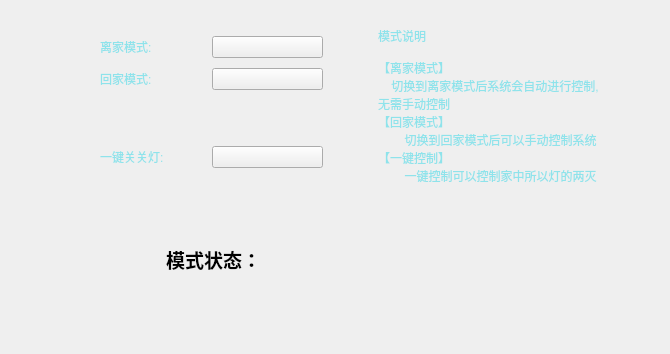
<?xml version="1.0" encoding="UTF-8"?>
<ui version="4.0">
 <class>ModelChooseWidget</class>
 <widget class="QWidget" name="ModelChooseWidget">
  <property name="geometry">
   <rect>
    <x>0</x>
    <y>0</y>
    <width>670</width>
    <height>354</height>
   </rect>
  </property>
  <property name="windowTitle">
   <string>Form</string>
  </property>
  <layout class="QVBoxLayout" name="verticalLayout_4">
   <item>
    <spacer name="verticalSpacer">
     <property name="orientation">
      <enum>Qt::Vertical</enum>
     </property>
     <property name="sizeType">
      <enum>QSizePolicy::Maximum</enum>
     </property>
     <property name="sizeHint" stdset="0">
      <size>
       <width>20</width>
       <height>16</height>
      </size>
     </property>
    </spacer>
   </item>
   <item>
    <layout class="QVBoxLayout" name="verticalLayout_3">
     <item>
      <layout class="QHBoxLayout" name="horizontalLayout_2">
       <property name="spacing">
        <number>6</number>
       </property>
       <item>
        <spacer name="horizontalSpacer_2">
         <property name="orientation">
          <enum>Qt::Horizontal</enum>
         </property>
         <property name="sizeType">
          <enum>QSizePolicy::Maximum</enum>
         </property>
         <property name="sizeHint" stdset="0">
          <size>
           <width>80</width>
           <height>20</height>
          </size>
         </property>
        </spacer>
       </item>
       <item>
        <layout class="QVBoxLayout" name="verticalLayout">
         <property name="spacing">
          <number>30</number>
         </property>
         <item>
          <widget class="QWidget" name="widget_model_widget_up" native="true">
           <layout class="QGridLayout" name="gridLayout">
            <property name="horizontalSpacing">
             <number>0</number>
            </property>
            <property name="verticalSpacing">
             <number>10</number>
            </property>
            <item row="0" column="0">
             <widget class="QLabel" name="label_leave_model">
              <property name="styleSheet">
               <string notr="true">color: rgb(142, 227, 235);
font: 14pt &quot;微软雅黑&quot;;</string>
              </property>
              <property name="text">
               <string>离家模式:</string>
              </property>
             </widget>
            </item>
            <item row="1" column="0">
             <widget class="QLabel" name="label_go_model">
              <property name="styleSheet">
               <string notr="true">color: rgb(142, 227, 235);
font: 14pt &quot;微软雅黑&quot;;</string>
              </property>
              <property name="text">
               <string>回家模式:</string>
              </property>
             </widget>
            </item>
            <item row="1" column="1">
             <widget class="QPushButton" name="pbn_go_home">
              <property name="text">
               <string/>
              </property>
             </widget>
            </item>
            <item row="0" column="1">
             <widget class="QPushButton" name="pbn_leve_home">
              <property name="text">
               <string/>
              </property>
             </widget>
            </item>
           </layout>
          </widget>
         </item>
         <item>
          <widget class="QWidget" name="widget_model_widget_down" native="true">
           <layout class="QHBoxLayout" name="horizontalLayout">
            <property name="spacing">
             <number>0</number>
            </property>
            <item>
             <widget class="QLabel" name="label_led_note">
              <property name="styleSheet">
               <string notr="true">color: rgb(142, 227, 235);
font: 14pt &quot;微软雅黑&quot;;</string>
              </property>
              <property name="text">
               <string>一键关关灯:</string>
              </property>
             </widget>
            </item>
            <item>
             <widget class="QPushButton" name="pbn_key_led">
              <property name="text">
               <string/>
              </property>
             </widget>
            </item>
           </layout>
          </widget>
         </item>
        </layout>
       </item>
       <item>
        <spacer name="horizontalSpacer_3">
         <property name="orientation">
          <enum>Qt::Horizontal</enum>
         </property>
         <property name="sizeType">
          <enum>QSizePolicy::Maximum</enum>
         </property>
         <property name="sizeHint" stdset="0">
          <size>
           <width>40</width>
           <height>20</height>
          </size>
         </property>
        </spacer>
       </item>
       <item>
        <widget class="QLabel" name="label_text">
         <property name="styleSheet">
          <string notr="true">font: 12pt &quot;Abyssinica SIL&quot;;
color: rgb(142, 227, 235);</string>
         </property>
         <property name="text">
          <string>模式说明

【离家模式】
    切换到离家模式后系统会自动进行控制,     
无需手动控制
【回家模式】
        切换到回家模式后可以手动控制系统
【一键控制】
        一键控制可以控制家中所以灯的两灭</string>
         </property>
         <property name="textFormat">
          <enum>Qt::PlainText</enum>
         </property>
         <property name="alignment">
          <set>Qt::AlignLeading|Qt::AlignLeft|Qt::AlignVCenter</set>
         </property>
        </widget>
       </item>
       <item>
        <spacer name="horizontalSpacer">
         <property name="orientation">
          <enum>Qt::Horizontal</enum>
         </property>
         <property name="sizeType">
          <enum>QSizePolicy::Maximum</enum>
         </property>
         <property name="sizeHint" stdset="0">
          <size>
           <width>40</width>
           <height>20</height>
          </size>
         </property>
        </spacer>
       </item>
      </layout>
     </item>
     <item>
      <widget class="QWidget" name="model_state_widget" native="true">
       <layout class="QVBoxLayout" name="verticalLayout_2">
        <item>
         <layout class="QHBoxLayout" name="horizontalLayout_3">
          <item>
           <spacer name="horizontalSpacer_4">
            <property name="orientation">
             <enum>Qt::Horizontal</enum>
            </property>
            <property name="sizeHint" stdset="0">
             <size>
              <width>40</width>
              <height>20</height>
             </size>
            </property>
           </spacer>
          </item>
          <item>
           <widget class="QLabel" name="label">
            <property name="minimumSize">
             <size>
              <width>111</width>
              <height>31</height>
             </size>
            </property>
            <property name="font">
             <font>
              <family>宋体</family>
              <pointsize>14</pointsize>
              <weight>75</weight>
              <bold>true</bold>
             </font>
            </property>
            <property name="text">
             <string>模式状态：</string>
            </property>
           </widget>
          </item>
          <item>
           <widget class="QLabel" name="model_state_label">
            <property name="minimumSize">
             <size>
              <width>221</width>
              <height>41</height>
             </size>
            </property>
            <property name="font">
             <font>
              <family>宋体</family>
              <pointsize>14</pointsize>
              <weight>75</weight>
              <bold>true</bold>
             </font>
            </property>
            <property name="text">
             <string/>
            </property>
           </widget>
          </item>
          <item>
           <spacer name="horizontalSpacer_5">
            <property name="orientation">
             <enum>Qt::Horizontal</enum>
            </property>
            <property name="sizeHint" stdset="0">
             <size>
              <width>40</width>
              <height>20</height>
             </size>
            </property>
           </spacer>
          </item>
         </layout>
        </item>
       </layout>
      </widget>
     </item>
    </layout>
   </item>
   <item>
    <spacer name="verticalSpacer_2">
     <property name="orientation">
      <enum>Qt::Vertical</enum>
     </property>
     <property name="sizeType">
      <enum>QSizePolicy::Maximum</enum>
     </property>
     <property name="sizeHint" stdset="0">
      <size>
       <width>20</width>
       <height>16</height>
      </size>
     </property>
    </spacer>
   </item>
  </layout>
 </widget>
 <resources/>
 <connections/>
</ui>
